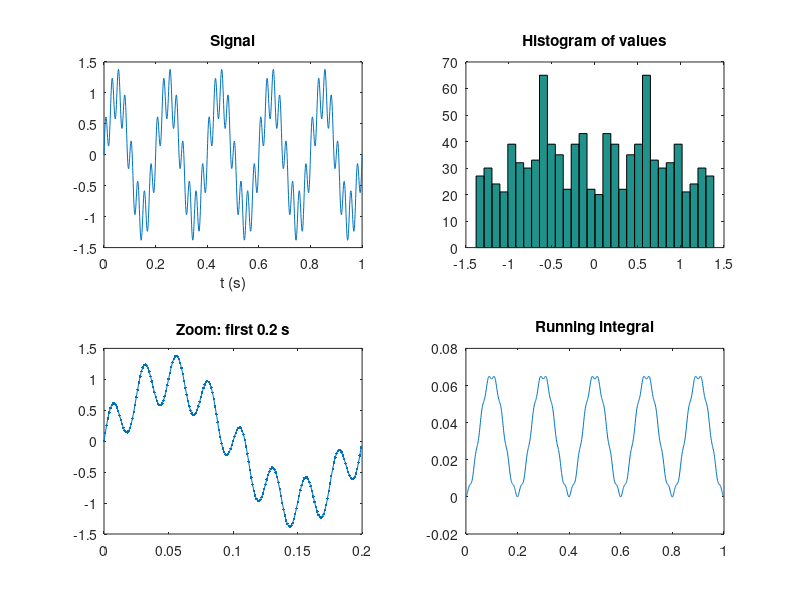

Write MATLAB code to recreate this figure.
% Day 040 · Multiple Plots on a Page, Multiple Figures and Saving Figures — A 2x2 dashboard of one signal
% Run: open this file in MATLAB and press Run (or type example_1 in the Command Window)

t = linspace(0, 1, 1000);
x = sin(2*pi*5*t) + 0.4*sin(2*pi*40*t);
subplot(2, 2, 1); plot(t, x); title('Signal'); xlabel('t (s)')
subplot(2, 2, 2); hist(x, 30); title('Histogram of values')
subplot(2, 2, 3); plot(t(1:200), x(1:200), '.-'); title('Zoom: first 0.2 s')
subplot(2, 2, 4); plot(t, cumsum(x)/1000); title('Running integral')
